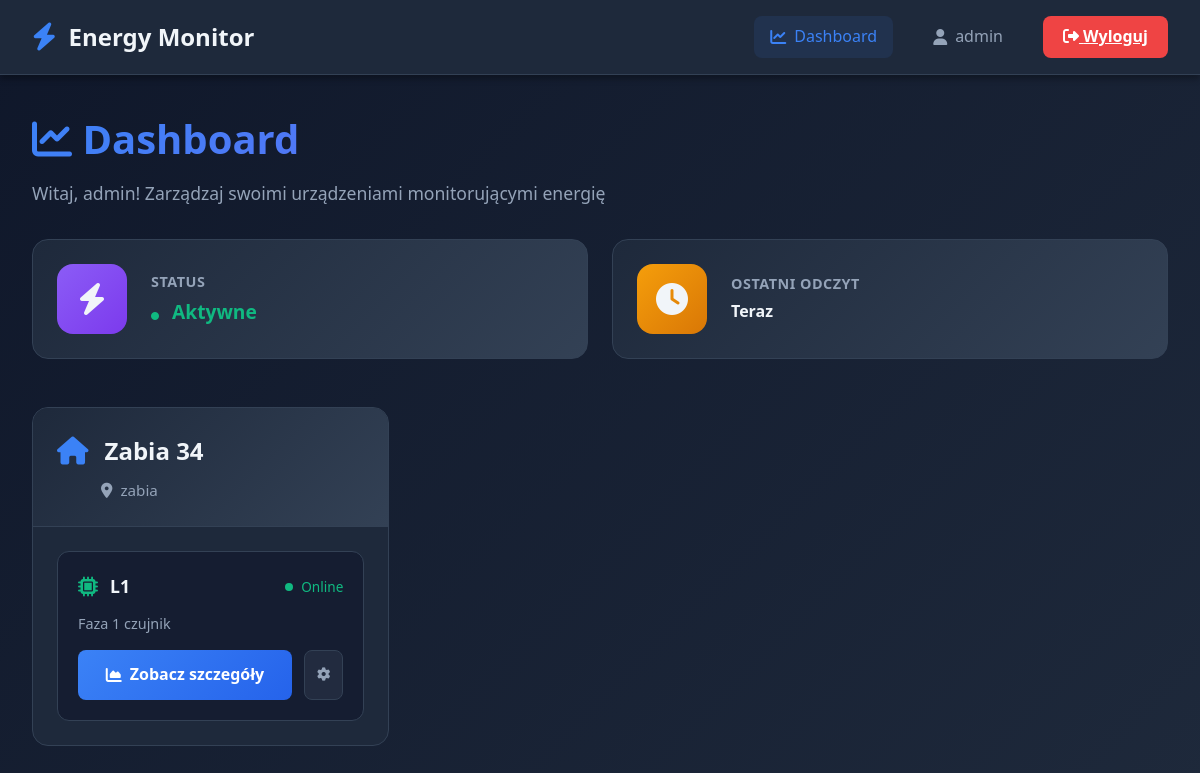
The page /dashboard/ (signed in) on the database its author committed.
### sensors/models.py (models this page shows, shortened)
class House(models.Model):
    user = models.ForeignKey(User, on_delete=models.CASCADE, related_name='houses')
    name = models.CharField(max_length=100, verbose_name="Nazwa")
    address = models.CharField(max_length=255, blank=True, verbose_name="Adres")
    created_at = models.DateTimeField(auto_now_add=True, verbose_name="Data utworzenia")
    price_per_kwh = models.FloatField(default=0.80, verbose_name="Cena za kWh [PLN]")
    class Meta:
        verbose_name = "Dom"
        verbose_name_plural = "Domy"
        ordering = ['name']

class Sensor(models.Model):
    house = models.ForeignKey(House, on_delete=models.CASCADE, related_name='sensors')
    sensor_id = models.CharField(
        max_length=100,
        unique=True,
        null=True,
        blank=True,
        verbose_name="ID czujnika"
    )
    name = models.CharField(max_length=100, verbose_name="Nazwa")
    description = models.TextField(blank=True, verbose_name="Opis")
    created_at = models.DateTimeField(auto_now_add=True, verbose_name="Data dodania")
    is_active = models.BooleanField(default=True, verbose_name="Aktywny")
    class Meta:
        verbose_name = "Czujnik"
        verbose_name_plural = "Czujniki"
        ordering = ['house', 'name']

### sensors/views.py (the view)
# urls.py: path('dashboard/', dashboard, name='dashboard'),
@login_required
def dashboard(request):
    houses = House.objects.filter(user=request.user).prefetch_related('sensors__data')
    return render(request, 'dashboard.html', {'houses': houses})

### templates/dashboard.html (shortened to what this page needs)
{% extends 'base.html' %}
{% block content %}
<div class="dashboard-header">
  <h1><i class="fas fa-chart-line"></i> Dashboard</h1>
  <p>Witaj, {{ user.username }}! Zarządzaj swoimi urządzeniami monitorującymi energię</p>
</div>
<div class="stats-grid">
  <div class="stat-card">
    <div class="stat-icon purple">
      <i class="fas fa-bolt"></i>
    </div>
    <div class="stat-content">
      <h3>Status</h3>
      <div class="value" style="font-size: 1.2rem; color: #10b981;">
        <i class="fas fa-circle" style="font-size: 0.5rem; margin-right: 0.5rem;"></i>
        Aktywne
      </div>
    </div>
  </div>
  <div class="stat-card">
    <div class="stat-icon orange">
      <i class="fas fa-clock"></i>
    </div>
    <div class="stat-content">
      <h3>Ostatni odczyt</h3>
      <div class="value" style="font-size: 1rem;">Teraz</div>
    </div>
  </div>
</div>
{% if houses %}
  <div class="houses-grid">
    {% for house in houses %}
      <div class="house-card">
        <div class="house-header">
          <div class="house-title">
            <i class="fas fa-home"></i>
            <h2>{{ house.name }}</h2>
          </div>
          {% if house.address %}
            <div class="house-address">
              <i class="fas fa-map-marker-alt"></i>
              <span>{{ house.address }}</span>
            </div>
          {% endif %}
        </div>
        <div class="sensors-list">
          {% if house.sensors.all %}
            {% for sensor in house.sensors.all %}
              <div class="sensor-item">
                <div class="sensor-header">
                  <div class="sensor-name">
                    <i class="fas fa-microchip"></i>
                    <h3>{{ sensor.name }}</h3>
                  </div>
                  <div class="sensor-status">
                    <span class="status-dot"></span>
                    Online
                  </div>
                </div>
                {% if sensor.description %}
                  <p class="sensor-description">{{ sensor.description }}</p>
                {% endif %}
                <div class="sensor-actions">
                  <a href="{% url 'sensor_detail' sensor.id %}" class="btn-details">
                    <i class="fas fa-chart-area"></i>
                    Zobacz szczegóły
                  </a>
                  <button class="btn-settings">
                    <i class="fas fa-cog"></i>
                  </button>
                </div>
              </div>
            {% endfor %}
          {% else %}
            <p style="text-align: center; color: #94a3b8; padding: 2rem;">
              <i class="fas fa-inbox" style="font-size: 2rem; display: block; margin-bottom: 1rem; opacity: 0.5;"></i>
              Brak czujników w tym domu
            </p>
          {% endif %}
        </div>
      </div>
    {% endfor %}
  </div>
{% else %}
  <div class="empty-state">
    <i class="fas fa-home"></i>
    <h3>Nie masz jeszcze dodanych domów</h3>
    <p>Skontaktuj się z administratorem, aby dodać pierwsze urządzenie</p>
  </div>
{% endif %}
{% endblock %}

### templates/base.html (shortened to what this page needs)
<!DOCTYPE html>
<html lang="pl">
<head>
  <link rel="stylesheet" href="https://cdnjs.cloudflare.com/ajax/libs/font-awesome/6.4.0/css/all.min.css">
</head>
<body>
  {% if user.is_authenticated %}
  <nav class="navbar">
    <div class="navbar-content">
      <a href="{% url 'dashboard' %}" class="navbar-brand">
        <i class="fas fa-bolt"></i>
        Energy Monitor
      </a>
      <div class="navbar-menu">
        <a href="{% url 'dashboard' %}" class="nav-link {% if request.path == '/dashboard/' %}active{% endif %}">
          <i class="fas fa-chart-line"></i>
          Dashboard
        </a>
        <a href="{% url 'profile' %}" class="nav-link {% if request.path == '/profile/' %}active{% endif %}">
          <i class="fas fa-user"></i>
          {{ user.username }}
        </a>
        <a href="{% url 'logout' %}" class="btn-logout">
          <i class="fas fa-sign-out-alt"></i>
          Wyloguj
        </a>
      </div>
    </div>
  </nav>
  {% endif %}
  <div class="container">
    {% block content %}{% endblock %}
  </div>
</body>
</html>

### templates/base.html (style rules this page uses)
* { margin: 0; padding: 0; box-sizing: border-box; }
:root { --bg-primary: #0f172a; --bg-secondary: #1e293b; --bg-tertiary: #334155; --text-primary: #f1f5f9; --text-secondary: #94a3b8; --accent: #3b82f6; --accent-hover: #2563eb; --success: #10b981; --warning: #f59e0b; --danger: #ef4444; --border: #334155; --shadow: rgba(0, 0, 0, 0.3); }
body { font-family: 'Segoe UI', Tahoma, Geneva, Verdana, sans-serif; background: linear-gradient(135deg, #0f172a 0%, #1e293b 100%); color: var(--text-primary); min-height: 100vh; line-height: 1.6; }
.navbar { background: var(--bg-secondary); border-bottom: 1px solid var(--border); padding: 1rem 2rem; position: sticky; top: 0; z-index: 1000; backdrop-filter: blur(10px); box-shadow: 0 4px 6px var(--shadow); }
.navbar-content { max-width: 1400px; margin: 0 auto; display: flex; justify-content: space-between; align-items: center; }
.navbar-brand { display: flex; align-items: center; gap: 0.75rem; font-size: 1.5rem; font-weight: 700; color: var(--text-primary); text-decoration: none; transition: transform 0.3s ease; }
.navbar-brand i { color: var(--accent); font-size: 1.75rem; }
.navbar-menu { display: flex; gap: 1.5rem; align-items: center; }
.nav-link { color: var(--text-secondary); text-decoration: none; padding: 0.5rem 1rem; border-radius: 0.5rem; transition: all 0.3s ease; display: flex; align-items: center; gap: 0.5rem; }
.nav-link.active { color: var(--accent); background: rgba(59, 130, 246, 0.1); }
.btn-logout { background: var(--danger); color: white; border: none; padding: 0.5rem 1.25rem; border-radius: 0.5rem; cursor: pointer; transition: all 0.3s ease; font-weight: 600; }
.container { max-width: 1400px; margin: 2rem auto; padding: 0 2rem; }

### rows shown on the page
House: name "Zabia 34", address "zabia"
Sensor: name "L1", description "Faza 1 czujnik"

### other values the page prints
{{ user.username }} "admin"
